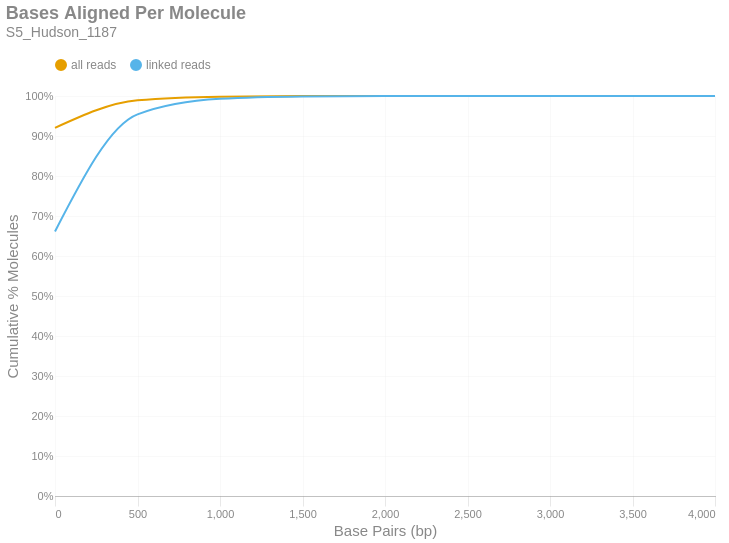

The notebook cell this image was saved under:
### Markdown cell above
### Bases Aligned Per Molecule
This is a cumulative frequency distribution showing the number of base pairs aligned per unique molecule. These data are shown in 500 bp bins. There are two distributions: one with `all reads` (yellow) and another with only `linked reads` (blue). The percent of molecules in the `linked reads` distribution is relative to the total number of linked molecules.

### Code cell
if SKIPLR:
    print_html(f"Skipped")
else:
    binned_df = consolidated_hist(valids['aligned_bp'], mask, 500, True)
    with SafeRender(binned_df):
        (
            density_plot(binned_df, 'Bases Aligned Per Molecule', samplename, 'basesper')
            .encode(
                x=alt.X('bin:Q', title="Base Pairs (bp)").axis(tickMinStep=500).scale(padding=0),
                y=alt.Y('value:Q', title='Cumulative % Molecules')
                    .axis(format='%')
                    .scale(domain = [0,1])
                    .stack(False),
                color=alt.Color("key:N").scale(domain = ["all reads", "linked reads"]),
                tooltip = [
                    alt.Tooltip("key:N", title = "Data Type"),
                    alt.Tooltip("range_label:N", title="Bases Aligned Per Molecule"),
                    alt.Tooltip("value:Q", format = ".2%", title="% Molecules (Cum.)")
                ]
            )
        ).display()

### Figure 1 — Vega-Lite specification as saved in the notebook (floating-point values rounded to 4 significant figures)
{"width": "container", "height": 400, "config": {"title": {"anchor": "start", "dy": -15, "fontSize": 18, "color": "#888888", "subtitleColor": "#888888", "subtitleFontSize": 14}, "arc": {"fill": "#0072B2"}, "axis": {"domainColor": "#888888", "domainWidth": 0.5, "gridWidth": 0.2, "grid": false, "titleFontWeight": 400, "titleFontSize": 15, "labelFontSize": 11, "labelColor": "#888888", "tickColor": "#888888", "tickWidth": 0.2, "titleColor": "#888888"}, "axisBand": {"grid": false}, "axisX": {"grid": true, "tickSize": 10, "domainCap": "round"}, "axisY": {"domain": false, "grid": true, "tickSize": 0, "domainCap": "round"}, "background": "transparent", "header": {"labelFontSize": 15, "labelColor": "#888888", "titleFontSize": 15, "titleFontWeight": 600, "titleColor": "#888888"}, "legend": {"labelFont": "sans-serif", "labelFontSize": 12, "labelColor": "#888888", "symbolSize": 100, "symbolType": "circle", "titleFontSize": 12, "titlePadding": 10, "titleColor": "#888888", "title": null, "orient": "top"}, "range": {"category": ["#E69F00", "#56B4E9", "#009E73", "#F0E442", "#0072B2", "#D55E00", "#CC79A7", "#000000"], "diverging": ["#cfe8f3", "#a2d4ec", "#73bfe2", "#46abdb", "#1696d2", "#12719e"]}, "area": {"fill": "#0072B2", "fillOpacity": 0.7, "line": true, "strokeOpacity": 0.7}, "line": {"color": "#0072B2", "stroke": "#0072B2", "strokeWidth": 2}, "trail": {"color": "#0072B2", "stroke": "#0072B2", "strokeWidth": 0, "size": 1}, "point": {"filled": true, "fillOpacity": 1.0, "size": 95}, "text": {"color": "#888888", "fontSize": 11, "align": "right", "fontWeight": 400, "size": 11}, "bar": {"fill": "#0072B2", "stroke": null}, "view": {"stroke": null, "continuousWidth": 660, "continuousHeight": 400}}, "data": {"name": "data-2934a3ce04c771e4aa875d267426e8a4"}, "mark": {"type": "line", "interpolate": "monotone", "point": {"opacity": 0, "size": 275}}, "encoding": {"color": {"field": "key", "scale": {"domain": ["all reads", "linked reads"]}, "type": "nominal"}, "tooltip": [{"field": "key", "title": "Data Type", "type": "nominal"}, {"field": "range_label", "title": "Bases Aligned Per Molecule", "type": "nominal"}, {"field": "value", "format": ".2%", "title": "% Molecules (Cum.)", "type": "quantitative"}], "x": {"axis": {"tickMinStep": 500}, "field": "bin", "scale": {"padding": 0}, "title": "Base Pairs (bp)", "type": "quantitative"}, "y": {"axis": {"format": "%"}, "field": "value", "scale": {"domain": [0, 1]}, "stack": false, "title": "Cumulative % Molecules", "type": "quantitative"}}, "params": [{"name": "param_c36ac31b6afebe62", "select": {"type": "point", "fields": ["key"]}, "bind": "legend"}], "title": {"text": "Bases Aligned Per Molecule", "subtitle": "S5_Hudson_1187"}, "transform": [{"fold": ["all reads (cumsum)", "linked reads (cumsum)"]}, {"calculate": "replace(datum.key, ' (cumsum)', '')", "as": "key"}, {"filter": {"param": "param_c36ac31b6afebe62"}}], "usermeta": {"embedOptions": {"downloadFileName": "S5_Hudson_1187.basesper"}}, "$schema": "https://vega.github.io/schema/vega-lite/v6.1.0.json", "datasets": {"data-2934a3ce04c771e4aa875d267426e8a4": [{"bin": "0.0", "interval": "0.0-500.0", "all reads": 0.9204, "linked reads": 0.6613, "all reads (cumsum)": 0.9204, "linked reads (cumsum)": 0.6613, "range_label": "0-499"}, {"bin": "500.0", "interval": "500.0-1000.0", "all reads": 0.06884, "linked reads": 0.2927, "all reads (cumsum)": 0.9892, "linked reads (cumsum)": 0.954, "range_label": "500-999"}, {"bin": "1000.0", "interval": "1000.0-1500.0", "all reads": 0.009117, "linked reads": 0.03896, "all reads (cumsum)": 0.9984, "linked reads (cumsum)": 0.993, "range_label": "1000-1499"}, {"bin": "1500.0", "interval": "1500.0-2000.0", "all reads": 0.001377, "linked reads": 0.005884, "all reads (cumsum)": 0.9997, "linked reads (cumsum)": 0.9988, "range_label": "1500-1999"}, {"bin": "2000.0", "interval": "2000.0-2500.0", "all reads": 0.0002306, "linked reads": 0.0009856, "all reads (cumsum)": 1.0, "linked reads (cumsum)": 0.9998, "range_label": "2000-2499"}, {"bin": "2500.0", "interval": "2500.0-3000.0", "all reads": 3.228e-05, "linked reads": 0.0001379, "all reads (cumsum)": 1.0, "linked reads (cumsum)": 1.0, "range_label": "2500-2999"}, {"bin": "3000.0", "interval": "3000.0-3500.0", "all reads": 5.496e-06, "linked reads": 2.349e-05, "all reads (cumsum)": 1.0, "linked reads (cumsum)": 1.0, "range_label": "3000-3499"}, {"bin": "3500.0", "interval": "3500.0-4000.0", "all reads": 1.286e-06, "linked reads": 5.498e-06, "all reads (cumsum)": 1.0, "linked reads (cumsum)": 1.0, "range_label": "3500-3999"}, {"bin": "4000.0", "interval": "4000.0-4500.0", "all reads": 3.508e-07, "linked reads": 1.499e-06, "all reads (cumsum)": 1.0, "linked reads (cumsum)": 1.0, "range_label": "4000-4499"}]}}
